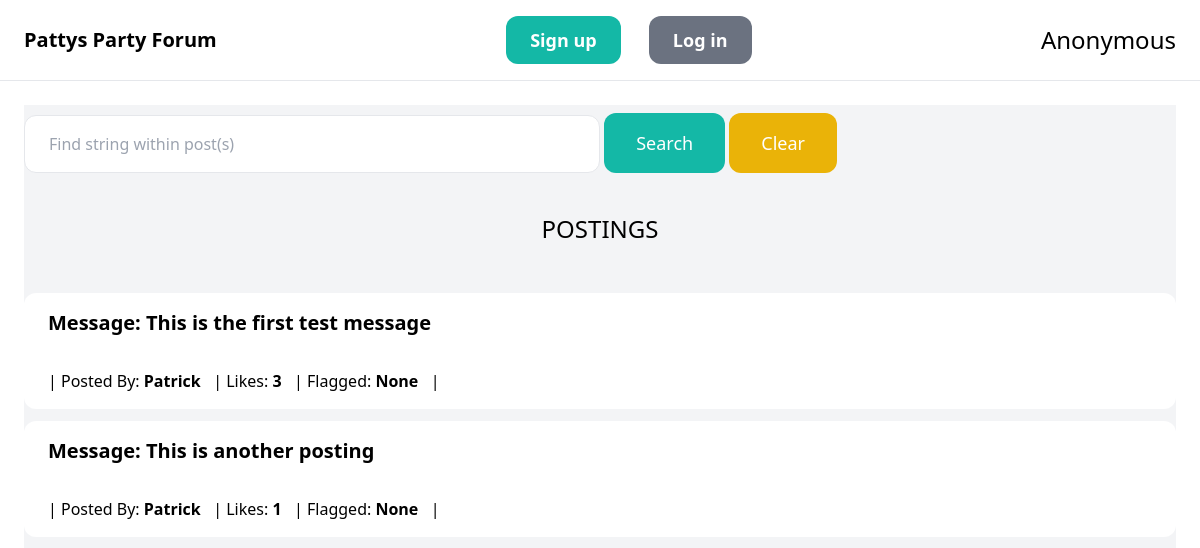
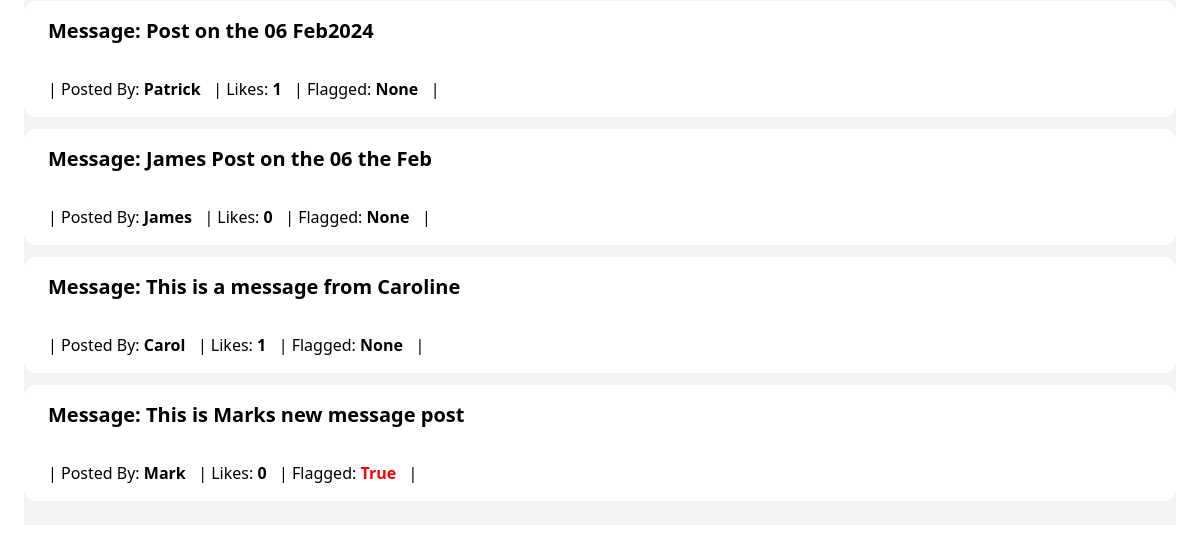
The page /posts/ on the database as committed earlier (2 pictures, top to bottom).
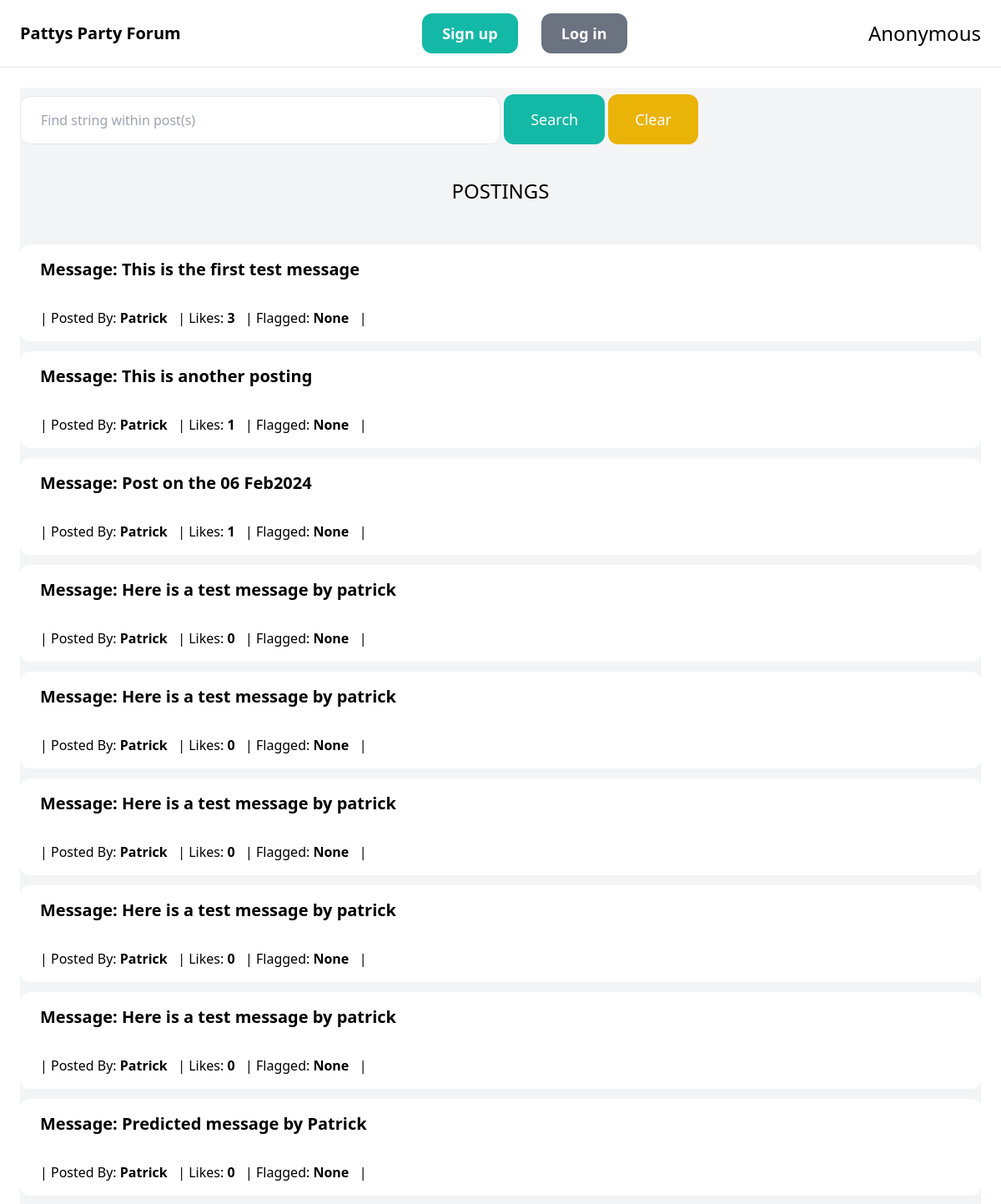
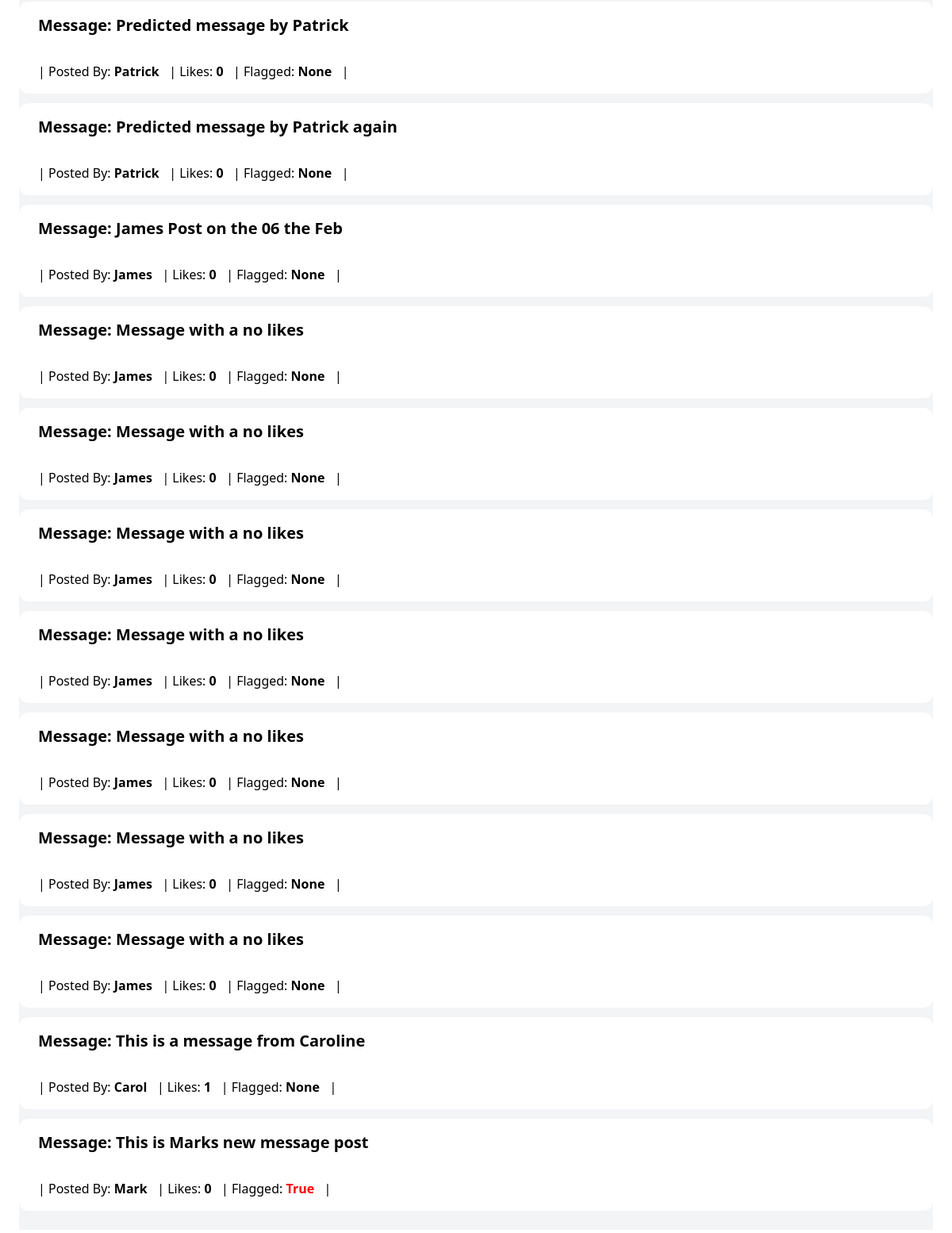
The same page on the database as committed later (2 pictures, top to bottom).
### post/models.py (models this page shows, shortened)
class Post(models.Model):
    message = models.CharField(max_length=255)
    flagged = models.BooleanField(blank=True, null=True)
    created_by = models.ForeignKey(User, related_name='user_posts', on_delete=models.CASCADE)
    created_at = models.DateTimeField(auto_now_add=True)
    class Meta:
        verbose_name_plural = 'Posts'
        permissions = (
            ("regular_users", "Can Post, comment and Like"),
            ("moderator_users", "Can tag posts as misleading"),
        )

### post/views.py (the view)
# urls.py: path('posts/', include('post.urls')),
def posts(request):
    query = request.GET.get('query', '')
    posts = Post.objects.filter().annotate(count_likes=Count('post_likes'))
    if query:
        posts = posts.filter(Q(message__icontains=query))
        for post in posts:
            print(post.message.count(query))
            post.frequency_count = post.message.count(query)
        reversed_post_list = sorted(posts, key=lambda s: s.frequency_count, reverse=True)
        return render(request, 'posts.html', {
            'posts': reversed_post_list,
            'query': query
        })
    else:
        return render(request, 'posts.html', {
            'posts': posts,
            'query': query
        })

### post/templates/posts.html (shortened to what this page needs)
{% extends 'base.html' %}
{% block content %}
    <div class="pb-6  bg-gray-100">
        <div class="col-span-1">
            <form method="get" action="{% url 'post:posts' %}">
                <input name="query" class="w-1/2 py-4 px-6 border rounded-xl" type="text" value="{{ query }}" placeholder="Find string within post(s)">
                <button class="text-center mt-2 mb-4 py-4 px-8 text-lg bg-teal-500 text-white rounded-xl">Search</button>
                 <a href="{% url 'post:posts' %}" class="mt-2 py-4 px-8 inline-block bg-yellow-500 text-lg rounded-xl text-white">Clear</a>
            </form>
        </div>
    </div>
    {% include 'postings.html' %}
{% endblock %}

### templates/postings.html (shortened to what this page needs)
<div class="pb-6  bg-gray-100">
    <h3 class="mb-12 text-2xl text-center">POSTINGS</h3>
    <div class="col-span-3">
        <div class="grid  gap-3">
            {% for post in posts %}
                <div>
                    <a href="{% url 'post:detail' post.id %}">
                        <div class=" text-xl font-semibold py-4 px-6 p-6 bg-white rounded-t-xl">
                            Message: {{ post.message }}
                        </div>
                        <div class="py-4 px-6 p-6 bg-white rounded-b-xl">
                            | Posted By: <b> {{ post.created_by }} </b> &nbsp |
                            Likes: <b> {{ post.count_likes }} </b> &nbsp |
                            {%  if post.flagged %}
                                Flagged:  <b style="color: red"> {{ post.flagged }} </b> &nbsp |
                            {%  else %}
                                Flagged:  <b > {{ post.flagged }} </b> &nbsp |
                            {%  endif %}
                        </div>
                    </a>
                </div>
            {% endfor %}
        </div>
    </div>
</div>

Rows that differ between the two databases and show on the page:
added Post: message "Here is a test message by patrick", created_by "Patrick", count_likes "0", flagged "None"
added Post: message "Here is a test message by patrick", created_by "Patrick", count_likes "0", flagged "None"
added Post: message "Here is a test message by patrick", created_by "Patrick", count_likes "0", flagged "None"
added Post: message "Here is a test message by patrick", created_by "Patrick", count_likes "0", flagged "None"
added Post: message "Here is a test message by patrick", created_by "Patrick", count_likes "0", flagged "None"
added Post: message "Predicted message by Patrick", created_by "Patrick", count_likes "0", flagged "None"
added Post: message "Predicted message by Patrick", created_by "Patrick", count_likes "0", flagged "None"
added Post: message "Predicted message by Patrick again", created_by "Patrick", count_likes "0", flagged "None"
added Post: message "Message with a no likes", created_by "James", count_likes "0", flagged "None"
added Post: message "Message with a no likes", created_by "James", count_likes "0", flagged "None"
added Post: message "Message with a no likes", created_by "James", count_likes "0", flagged "None"
added Post: message "Message with a no likes", created_by "James", count_likes "0", flagged "None"
added Post: message "Message with a no likes", created_by "James", count_likes "0", flagged "None"
added Post: message "Message with a no likes", created_by "James", count_likes "0", flagged "None"
added Post: message "Message with a no likes", created_by "James", count_likes "0", flagged "None"
